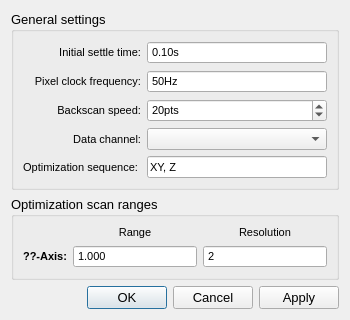
<?xml version="1.0" encoding="UTF-8"?>
<ui version="4.0">
 <class>optimizer_settings_dialog</class>
 <widget class="QDialog" name="optimizer_settings_dialog">
  <property name="geometry">
   <rect>
    <x>0</x>
    <y>0</y>
    <width>350</width>
    <height>303</height>
   </rect>
  </property>
  <property name="sizePolicy">
   <sizepolicy hsizetype="Preferred" vsizetype="Preferred">
    <horstretch>0</horstretch>
    <verstretch>0</verstretch>
   </sizepolicy>
  </property>
  <property name="windowTitle">
   <string>qudi: Optimizer settings</string>
  </property>
  <layout class="QGridLayout" name="gridLayout_2">
   <item row="0" column="0">
    <widget class="QGroupBox" name="general_groupBox">
     <property name="font">
      <font>
       <pointsize>10</pointsize>
      </font>
     </property>
     <property name="title">
      <string>General settings</string>
     </property>
     <layout class="QGridLayout" name="gridLayout">
      <item row="3" column="0">
       <widget class="QLabel" name="opt_channel_label">
        <property name="font">
         <font>
          <pointsize>8</pointsize>
         </font>
        </property>
        <property name="text">
         <string>Data channel:</string>
        </property>
        <property name="alignment">
         <set>Qt::AlignRight|Qt::AlignTrailing|Qt::AlignVCenter</set>
        </property>
       </widget>
      </item>
      <item row="0" column="1">
       <widget class="ScienDSpinBox" name="init_settle_time_scienDSpinBox">
        <property name="sizePolicy">
         <sizepolicy hsizetype="Expanding" vsizetype="Fixed">
          <horstretch>0</horstretch>
          <verstretch>0</verstretch>
         </sizepolicy>
        </property>
        <property name="font">
         <font>
          <pointsize>8</pointsize>
         </font>
        </property>
        <property name="toolTip">
         <string>Settle time to let the scanner reach the start point of the optimization scans</string>
        </property>
        <property name="buttonSymbols">
         <enum>QAbstractSpinBox::NoButtons</enum>
        </property>
        <property name="prefix">
         <string/>
        </property>
        <property name="suffix">
         <string>s</string>
        </property>
        <property name="maximum">
         <double>99999999999999999322094867436162797646170844194406400.000000000000000</double>
        </property>
        <property name="value">
         <double>0.100000000000000</double>
        </property>
       </widget>
      </item>
      <item row="1" column="0">
       <widget class="QLabel" name="count_freq_label">
        <property name="font">
         <font>
          <pointsize>8</pointsize>
         </font>
        </property>
        <property name="toolTip">
         <string>Frequency at which the scan pixels are acquired.</string>
        </property>
        <property name="text">
         <string>Pixel clock frequency:</string>
        </property>
        <property name="alignment">
         <set>Qt::AlignRight|Qt::AlignTrailing|Qt::AlignVCenter</set>
        </property>
       </widget>
      </item>
      <item row="0" column="0">
       <widget class="QLabel" name="hw_settle_label">
        <property name="font">
         <font>
          <pointsize>8</pointsize>
         </font>
        </property>
        <property name="toolTip">
         <string>Settle time to let the scanner reach the start point of the optimization scans</string>
        </property>
        <property name="text">
         <string>Initial settle time:</string>
        </property>
        <property name="alignment">
         <set>Qt::AlignRight|Qt::AlignTrailing|Qt::AlignVCenter</set>
        </property>
       </widget>
      </item>
      <item row="1" column="1">
       <widget class="ScienSpinBox" name="pixel_clock_frequency_scienSpinBox">
        <property name="sizePolicy">
         <sizepolicy hsizetype="Expanding" vsizetype="Fixed">
          <horstretch>0</horstretch>
          <verstretch>0</verstretch>
         </sizepolicy>
        </property>
        <property name="font">
         <font>
          <pointsize>8</pointsize>
         </font>
        </property>
        <property name="toolTip">
         <string>Frequency at which the scan pixels are acquired.</string>
        </property>
        <property name="buttonSymbols">
         <enum>QAbstractSpinBox::NoButtons</enum>
        </property>
        <property name="suffix">
         <string>Hz</string>
        </property>
        <property name="maximum">
         <number>999999999</number>
        </property>
        <property name="value">
         <number>50</number>
        </property>
       </widget>
      </item>
      <item row="2" column="0">
       <widget class="QLabel" name="return_slow_label">
        <property name="font">
         <font>
          <pointsize>8</pointsize>
         </font>
        </property>
        <property name="toolTip">
         <string>Resolution (number of steps) in the return scan that occurs between each line of the XY scan.</string>
        </property>
        <property name="text">
         <string>Backscan speed:</string>
        </property>
        <property name="alignment">
         <set>Qt::AlignRight|Qt::AlignTrailing|Qt::AlignVCenter</set>
        </property>
       </widget>
      </item>
      <item row="2" column="1">
       <widget class="QSpinBox" name="return_slow_SpinBox">
        <property name="sizePolicy">
         <sizepolicy hsizetype="Expanding" vsizetype="Fixed">
          <horstretch>0</horstretch>
          <verstretch>0</verstretch>
         </sizepolicy>
        </property>
        <property name="font">
         <font>
          <pointsize>8</pointsize>
         </font>
        </property>
        <property name="toolTip">
         <string>Resolution (number of steps) in the return scan that occurs between each line of the XY scan.</string>
        </property>
        <property name="suffix">
         <string>pts</string>
        </property>
        <property name="maximum">
         <number>999999999</number>
        </property>
        <property name="value">
         <number>20</number>
        </property>
       </widget>
      </item>
      <item row="3" column="1">
       <widget class="QComboBox" name="opt_channel_ComboBox">
        <property name="sizePolicy">
         <sizepolicy hsizetype="Expanding" vsizetype="Fixed">
          <horstretch>0</horstretch>
          <verstretch>0</verstretch>
         </sizepolicy>
        </property>
        <property name="font">
         <font>
          <pointsize>8</pointsize>
         </font>
        </property>
       </widget>
      </item>
      <item row="4" column="0">
       <widget class="QLabel" name="opt_sequence_label">
        <property name="font">
         <font>
          <pointsize>8</pointsize>
         </font>
        </property>
        <property name="text">
         <string>Optimization sequence: </string>
        </property>
        <property name="alignment">
         <set>Qt::AlignRight|Qt::AlignTrailing|Qt::AlignVCenter</set>
        </property>
       </widget>
      </item>
      <item row="4" column="1">
       <widget class="QLineEdit" name="optimization_sequence_lineEdit">
        <property name="font">
         <font>
          <pointsize>8</pointsize>
         </font>
        </property>
        <property name="text">
         <string>XY, Z</string>
        </property>
       </widget>
      </item>
     </layout>
    </widget>
   </item>
   <item row="1" column="0">
    <widget class="QGroupBox" name="scan_ranges_groupBox">
     <property name="sizePolicy">
      <sizepolicy hsizetype="Expanding" vsizetype="Fixed">
       <horstretch>0</horstretch>
       <verstretch>0</verstretch>
      </sizepolicy>
     </property>
     <property name="font">
      <font>
       <pointsize>10</pointsize>
      </font>
     </property>
     <property name="title">
      <string>Optimization scan ranges</string>
     </property>
     <layout class="QGridLayout" name="scan_ranges_gridLayout">
      <item row="1" column="2">
       <widget class="QSpinBox" name="axis_0_optimizer_resolution_spinBox">
        <property name="sizePolicy">
         <sizepolicy hsizetype="Expanding" vsizetype="Fixed">
          <horstretch>0</horstretch>
          <verstretch>0</verstretch>
         </sizepolicy>
        </property>
        <property name="minimumSize">
         <size>
          <width>70</width>
          <height>0</height>
         </size>
        </property>
        <property name="font">
         <font>
          <pointsize>8</pointsize>
         </font>
        </property>
        <property name="alignment">
         <set>Qt::AlignLeading|Qt::AlignLeft|Qt::AlignVCenter</set>
        </property>
        <property name="buttonSymbols">
         <enum>QAbstractSpinBox::NoButtons</enum>
        </property>
        <property name="minimum">
         <number>2</number>
        </property>
        <property name="maximum">
         <number>999999999</number>
        </property>
       </widget>
      </item>
      <item row="1" column="0">
       <widget class="QLabel" name="axis_0_label">
        <property name="font">
         <font>
          <pointsize>8</pointsize>
          <weight>75</weight>
          <bold>true</bold>
         </font>
        </property>
        <property name="text">
         <string>??-Axis:</string>
        </property>
        <property name="alignment">
         <set>Qt::AlignRight|Qt::AlignTrailing|Qt::AlignVCenter</set>
        </property>
       </widget>
      </item>
      <item row="1" column="1">
       <widget class="ScienDSpinBox" name="axis_0_optimizer_range_scienDSpinBox">
        <property name="sizePolicy">
         <sizepolicy hsizetype="Expanding" vsizetype="Fixed">
          <horstretch>0</horstretch>
          <verstretch>0</verstretch>
         </sizepolicy>
        </property>
        <property name="minimumSize">
         <size>
          <width>70</width>
          <height>0</height>
         </size>
        </property>
        <property name="font">
         <font>
          <pointsize>8</pointsize>
         </font>
        </property>
        <property name="toolTip">
         <string>&lt;html&gt;&lt;head/&gt;&lt;body&gt;&lt;p&gt;&lt;span style=&quot; font-size:10pt;&quot;&gt;Scan range of the optimizer in the xy area.&lt;/span&gt;&lt;/p&gt;&lt;/body&gt;&lt;/html&gt;</string>
        </property>
        <property name="buttonSymbols">
         <enum>QAbstractSpinBox::NoButtons</enum>
        </property>
        <property name="specialValueText">
         <string/>
        </property>
        <property name="suffix">
         <string/>
        </property>
        <property name="decimals">
         <number>3</number>
        </property>
        <property name="maximum">
         <double>100000000000000004384584304507619735463404765184.000000000000000</double>
        </property>
        <property name="singleStep">
         <double>0.000001000000000</double>
        </property>
        <property name="value">
         <double>1.000000000000000</double>
        </property>
       </widget>
      </item>
      <item row="0" column="1">
       <widget class="QLabel" name="label_2">
        <property name="sizePolicy">
         <sizepolicy hsizetype="Expanding" vsizetype="Preferred">
          <horstretch>0</horstretch>
          <verstretch>0</verstretch>
         </sizepolicy>
        </property>
        <property name="font">
         <font>
          <pointsize>8</pointsize>
         </font>
        </property>
        <property name="text">
         <string>Range</string>
        </property>
        <property name="alignment">
         <set>Qt::AlignCenter</set>
        </property>
       </widget>
      </item>
      <item row="0" column="2">
       <widget class="QLabel" name="label_3">
        <property name="sizePolicy">
         <sizepolicy hsizetype="Expanding" vsizetype="Preferred">
          <horstretch>0</horstretch>
          <verstretch>0</verstretch>
         </sizepolicy>
        </property>
        <property name="font">
         <font>
          <pointsize>8</pointsize>
         </font>
        </property>
        <property name="text">
         <string>Resolution</string>
        </property>
        <property name="alignment">
         <set>Qt::AlignCenter</set>
        </property>
       </widget>
      </item>
     </layout>
    </widget>
   </item>
   <item row="2" column="0">
    <widget class="QDialogButtonBox" name="buttonBox">
     <property name="font">
      <font>
       <pointsize>10</pointsize>
      </font>
     </property>
     <property name="locale">
      <locale language="English" country="UnitedStates"/>
     </property>
     <property name="orientation">
      <enum>Qt::Horizontal</enum>
     </property>
     <property name="standardButtons">
      <set>QDialogButtonBox::Apply|QDialogButtonBox::Cancel|QDialogButtonBox::Ok</set>
     </property>
     <property name="centerButtons">
      <bool>false</bool>
     </property>
    </widget>
   </item>
  </layout>
 </widget>
 <customwidgets>
  <customwidget>
   <class>ScienDSpinBox</class>
   <extends>QDoubleSpinBox</extends>
   <header>qtwidgets.scientific_spinbox.h</header>
  </customwidget>
  <customwidget>
   <class>ScienSpinBox</class>
   <extends>QSpinBox</extends>
   <header>qtwidgets.scientific_spinbox.h</header>
  </customwidget>
 </customwidgets>
 <tabstops>
  <tabstop>buttonBox</tabstop>
 </tabstops>
 <resources/>
 <connections>
  <connection>
   <sender>buttonBox</sender>
   <signal>accepted()</signal>
   <receiver>optimizer_settings_dialog</receiver>
   <slot>accept()</slot>
   <hints>
    <hint type="sourcelabel">
     <x>257</x>
     <y>224</y>
    </hint>
    <hint type="destinationlabel">
     <x>157</x>
     <y>274</y>
    </hint>
   </hints>
  </connection>
  <connection>
   <sender>buttonBox</sender>
   <signal>rejected()</signal>
   <receiver>optimizer_settings_dialog</receiver>
   <slot>reject()</slot>
   <hints>
    <hint type="sourcelabel">
     <x>325</x>
     <y>224</y>
    </hint>
    <hint type="destinationlabel">
     <x>286</x>
     <y>274</y>
    </hint>
   </hints>
  </connection>
 </connections>
</ui>
